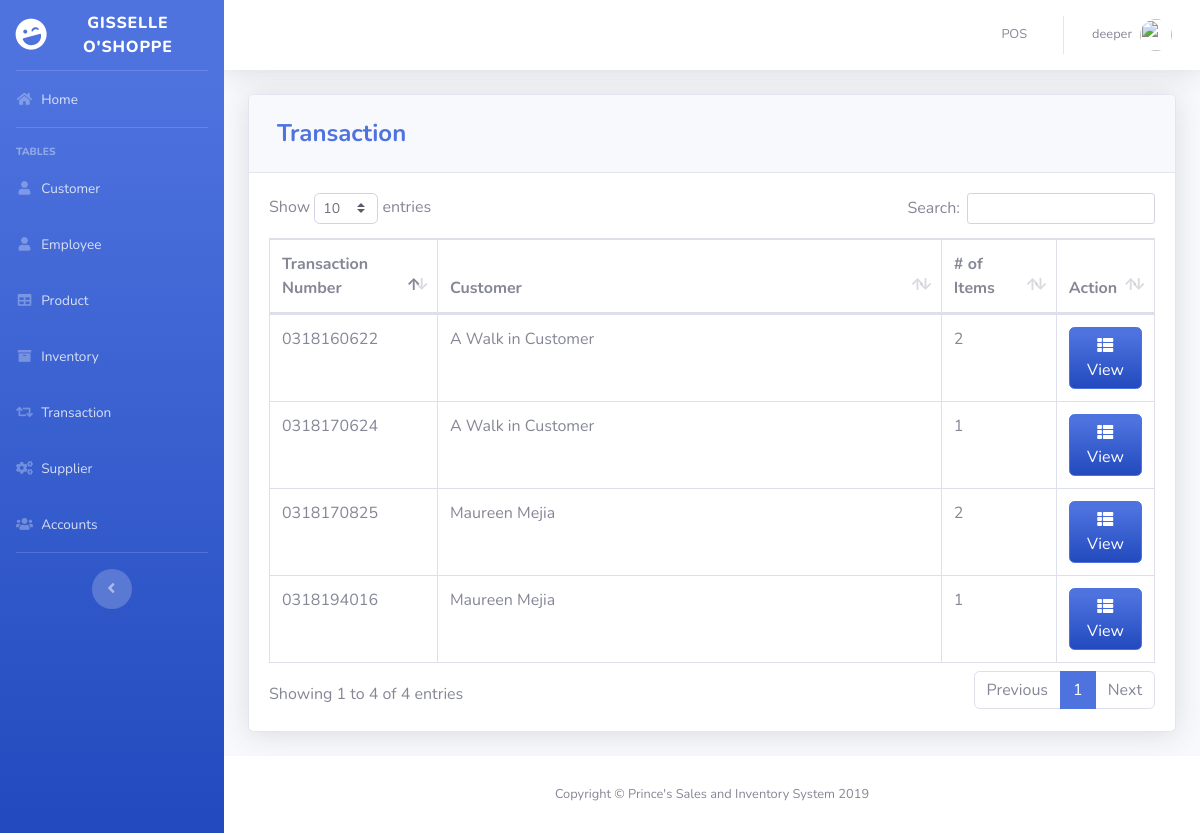
The page /pages/transaction.php (signed in) on the database its author committed.
### tables this page shows
CREATE TABLE `transaction` (
  `TRANS_ID` int(50) NOT NULL,
  `CUST_ID` int(11) DEFAULT NULL,
  `NUMOFITEMS` varchar(250) NOT NULL,
  `SUBTOTAL` varchar(50) NOT NULL,
  `LESSVAT` varchar(50) NOT NULL,
  `NETVAT` varchar(50) NOT NULL,
  `ADDVAT` varchar(50) NOT NULL,
  `GRANDTOTAL` varchar(250) NOT NULL,
  `CASH` varchar(250) NOT NULL,
  `DATE` varchar(50) NOT NULL,
  `TRANS_D_ID` varchar(250) NOT NULL
);

CREATE TABLE `customer` (
  `CUST_ID` int(11) NOT NULL,
  `FIRST_NAME` varchar(50) DEFAULT NULL,
  `LAST_NAME` varchar(50) DEFAULT NULL,
  `PHONE_NUMBER` varchar(11) DEFAULT NULL
);

### pages/transaction.php (the view, shortened to what this page needs)
<?php
include'../includes/connection.php';
include'../includes/sidebar.php';
?>
            <div class="card shadow mb-4">
            <div class="card-header py-3">
              <h4 class="m-2 font-weight-bold text-primary">Transaction</h4>
            </div>
            <div class="card-body">
              <div class="table-responsive">
                <table class="table table-bordered" id="dataTable" width="100%" cellspacing="0">
               <thead>
                   <tr>
                     <th width="19%">Transaction Number</th>
                     <th>Customer</th>
                     <th width="13%"># of Items</th>
                     <th width="11%">Action</th>
                   </tr>
               </thead>
          <tbody>
<?php
    $query = 'SELECT *, FIRST_NAME, LAST_NAME
              FROM transaction T
              JOIN customer C ON T.`CUST_ID`=C.`CUST_ID`
              ORDER BY TRANS_D_ID ASC';
        $result = mysqli_query($db, $query) or die (mysqli_error($db));
            while ($row = mysqli_fetch_assoc($result)) {
                echo '<tr>';
                echo '<td>'. $row['TRANS_D_ID'].'</td>';
                echo '<td>'. $row['FIRST_NAME'].' '. $row['LAST_NAME'].'</td>';
                echo '<td>'. $row['NUMOFITEMS'].'</td>';
                      echo '<td align="right">
                              <a type="button" class="btn btn-primary bg-gradient-primary" href="trans_view.php?action=edit & id='.$row['TRANS_ID'] . '"><i class="fas fa-fw fa-th-list"></i> View</a>
                          </div> </td>';
                        }
?>
                        </div>
                    </div>
                  </div>
<?php
include'../includes/footer.php';
?>

### rows shown on the page
transaction: TRANS_D_ID "0318160622", CUST_ID.FIRST_NAME "A Walk in Customer", NUMOFITEMS "2"
transaction: TRANS_D_ID "0318170624", CUST_ID.FIRST_NAME "A Walk in Customer", NUMOFITEMS "1"
transaction: TRANS_D_ID "0318170825", CUST_ID.FIRST_NAME "Maureen", CUST_ID.LAST_NAME "Mejia", NUMOFITEMS "2"
transaction: TRANS_D_ID "0318194016", CUST_ID.FIRST_NAME "Maureen", CUST_ID.LAST_NAME "Mejia", NUMOFITEMS "1"

### other values the page prints
$_SESSION['FIRST_NAME'] "deeper"
